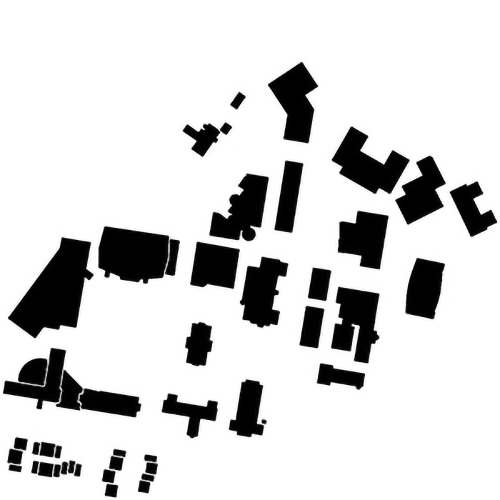
#> input picture scripts/WPI_map.jpg, 1000 x 1000 px (shown at 1/2 size)
$ python main.py   (older library calls are emulated)
#> lines starting #> are read from the running program, lines starting #| are printed output that depends on the picture; after the words box and inside, x2 and y2 are one past the last pixel; in counts of white or black regions, pixels touching at a corner belong together
### scripts/PRM.py
# Standard Algorithm Implementation
# Sampling-based Algorithms PRM

import matplotlib.pyplot as plt
import numpy as np
import networkx as nx
from scipy import spatial
from networkx.classes.function import neighbors
import math

# Class for PRM
class PRM:
    # Constructor
    def __init__(self, map_array):
        self.map_array = map_array            # map array, 1->free, 0->obstacle
        self.size_row = map_array.shape[0]    # map size
        self.size_col = map_array.shape[1]    # map size

        self.samples = []                     # list of sampled points
        self.graph = nx.Graph()               # constructed graph
        self.path = []                        # list of nodes of the found path
        self.dist_threshold = 0
        self.search_radius = 0

    # [382 lines left out: functions check_collision, dis, uniform_sample, random_sample, gaussian_sample, bridge_sample and 3 more, not called in this run]


### scripts/RRT.py
# Standard Algorithm Implementation
# Sampling-based Algorithms RRT and RRT*

import matplotlib.pyplot as plt
import numpy as np
from scipy import spatial
import sys
from networkx.classes.function import neighbors


# Class for each tree node
class Node:
    def __init__(self, row, col):
        self.row = row        # coordinate
        self.col = col        # coordinate
        self.parent = None    # parent node
        self.cost = 0.0       # cost


# Class for RRT
class RRT:
    # Constructor
    def __init__(self, map_array, start, goal):
        self.map_array = map_array            # map array, 1->free, 0->obstacle
        self.size_row = map_array.shape[0]    # map size
        self.size_col = map_array.shape[1]    # map size

        self.start = Node(start[0], start[1]) # start node
        self.goal = Node(goal[0], goal[1])    # goal node
        self.vertices = []                    # list of nodes
        self.found = False                    # found flag


    def init_map(self):
        '''Intialize the map before each search
        '''
        self.found = False
        self.vertices = []
        self.vertices.append(self.start)


    def dis(self, node1, node2):
        '''Calculate the euclidean distance between two nodes
        arguments:
            node1 - node 1
            node2 - node 2

        return:
            euclidean distance between two nodes
        '''
        ### YOUR CODE HERE ###
        return spatial.distance.euclidean((node1.row, node1.col),
                                          (node2.row, node2.col))


    def check_collision(self, node1, node2):
        '''Check if the path between two nodes collide with obstacles
        arguments:
            node1 - node 1
            node2 - node 2

        return:
            True if the new node is valid to be connected
        '''
        ### YOUR CODE HERE ###
        pts = zip(np.linspace(node1.row, node2.row).astype(int), np.linspace(node1.col, node2.col).astype(int))

        for p in pts:
            if self.map_array[p[0], p[1]] == 0:
                return True
        return False


    def get_new_point(self, goal_bias):
        '''Choose the goal or generate a random point
        arguments:
            goal_bias - the possibility of choosing the goal instead of a random point

        return:
            point - the new point qrand=[row, col]
        '''
        ### YOUR CODE HERE ###
        # LOGIC:
        # Create list of 10 elements with random size
        # Change the last element with goal
        # Create a probability list of 10 elements each representing its probability..
        # last elem will have goal_bias probability.. rest will have the remaining 1-goal_bias probabolity equally distributed
        sample_size = 10
        rng = np.random.default_rng()
        pos = rng.integers(0, self.size_row-1, (sample_size,2))
        pos[-1] = [self.goal.row, self.goal.col]
        prob = [(1-goal_bias)/(sample_size-1)]*sample_size
        prob[-1] = goal_bias
        # Use np.random.choice fn
        qrand_ind = (np.random.choice(range(sample_size), p=prob))
        qrand = pos[qrand_ind]

        return qrand


    def get_nearest_node(self, point):
        '''Find the nearest node in self.vertices with respect to the new point
        arguments:
            point - the new point

        return:
            the nearest node
        '''
        ### YOUR CODE HERE ###
        qrand_node = Node(point[0], point[1])

        min = (None, sys.maxsize)     # Node, dist_from_goal
        for node in self.vertices:
            dist = self.dis(qrand_node, node)
            if dist < min[1]:
                min = (node, dist)

        return min[0]


    # [81 lines left out: functions get_neighbors, rewire, draw_map, not called in this run]


    def smoothen_path(self):
        fig, ax = plt.subplots(1)
        img = 255 * np.dstack((self.map_array, self.map_array, self.map_array))
        ax.imshow(img)

        # Draw Trees or Sample points
        for node in self.vertices[1:-1]:
            plt.plot(node.col, node.row, markersize=3, marker='o', color='y')
            plt.plot([node.col, node.parent.col], [node.row, node.parent.row], color='y')

        cur = self.goal
        mid2 = self.goal # slow tail node to find 33%
        mid1 = self.goal # slow tail node to find 66%
        i = 1
        while cur.col != self.start.col or cur.row != self.start.row:
            plt.plot([cur.col, cur.parent.col], [cur.row, cur.parent.row], color='b')
            cur = cur.parent
            plt.plot(cur.col, cur.row, markersize=3, marker='o', color='b')

            if i>1 and i%2==0:
                mid1 = mid1.parent
            elif i>1 and i%3==0:
                mid2 = mid2.parent
            i = i+1

        # Draw start and goal
        plt.plot(self.start.col, self.start.row, markersize=5, marker='o', color='g')
        plt.plot(self.goal.col, self.goal.row, markersize=5, marker='o', color='g')
        plt.plot(mid1.col, mid1.row, markersize=5, marker='o', color='g')
        plt.plot(mid2.col, mid2.row, markersize=5, marker='o', color='g')

        # Draw cubic Beizer curve
        p0 = np.array([self.start.row, self.start.col])
        p1 = np.array([mid1.row, mid1.col])
        p2 = np.array([mid2.row, mid2.col])
        p3 = np.array([self.goal.row, self.goal.col])
        Cold_x = self.start.row
        Cold_y = self.start.col
        for t in np.linspace(0.1,1,20):
            C_x = (1-t)**3*p0[0] + 3*(1-t)**2*t*p1[0] + 3*(1-t)*t**2*p2[0] + t**3*p3[0]
            C_y = (1-t)**3*p0[1] + 3*(1-t)**2*t*p1[1] + 3*(1-t)*t**2*p2[1] + t**3*p3[1]
            plt.plot([C_y, Cold_y], [C_x, Cold_x], color='r')
            plt.plot(C_y, C_x, markersize=10, marker='x', color='r')
            Cold_x = C_x
            Cold_y = C_y

        # show image
        plt.show()

    # Ref: https://journals.sagepub.com/doi/pdf/10.1177/0278364911406761
    def RRT(self, n_pts=1000):
        '''RRT main search function
        arguments:
            n_pts - number of points try to sample,
                    not the number of final sampled points

        In each step, extend a new node if possible, and check if reached the goal
        '''
        # Remove previous result
        self.init_map()

        ### YOUR CODE HERE ###

        # In each step,
        # get a new point,
        # get its nearest node,
        # extend the node and check collision to decide whether to add or drop,
        # if added, check if reach the neighbor region of the goal.

        goal_region = 10
        goal_bias = 0.1
        nn_dist_threshold = 35
        # Stop when within the goal range or when max_itr reached
        itr = 0
        self.vertices.clear()
        self.vertices.append(self.start)
        while ( self.dis(self.vertices[-1], self.goal) >  goal_region or itr < n_pts ):
            itr = itr+1
            qrand = self.get_new_point(goal_bias)
            qrand_node = Node(qrand[0], qrand[1])
            q_nnode = self.get_nearest_node(qrand)         # q_nnode --> nearest node in tree

            dist = self.dis(q_nnode, qrand_node)
            if (dist < nn_dist_threshold):
                if self.check_collision(q_nnode, qrand_node) is False:
                    qrand_node.parent = q_nnode
                    qrand_node.cost = q_nnode.cost + dist
                    self.vertices.append(qrand_node)

        # set found flag
        q_nnode = self.vertices[-1]     # nearest node to goal
        if self.dis(q_nnode, self.goal) <=  goal_region:
            self.goal.parent = q_nnode
            self.goal.cost = q_nnode.cost + self.dis(q_nnode, self.goal)
            self.found = True

        # Output
        if self.found:
            steps = len(self.vertices) - 2
            length = self.goal.cost
            print("----------------------%s------------------------" % "RRT")
            print("It took %d nodes to find the current path" %steps)
            print("The path length is %.2f" %length)
            print("----------------------------------------------------------------")

        else:
            print("No path found")

        # Draw result
        # self.draw_map()
        self.smoothen_path()


    # Ref: https://journals.sagepub.com/doi/pdf/10.1177/0278364911406761
    # [65 lines left out: function RRT_star, not called in this run]

### scripts/main.py
# Main and helper function

from PIL import Image
import numpy as np
from RRT import RRT
from PRM import PRM

import matplotlib.pyplot as plt


def load_map(file_path, resolution_scale):
    ''' Load map from an image and return a 2D binary numpy array
        where 0 represents obstacles and 1 represents free space
    '''
#> called with file_path = 'WPI_map.jpg', resolution_scale = 0.3
    # Load the image with grayscale
    img = Image.open(file_path).convert('L')
    # Rescale the image
    size_x, size_y = img.size
#> size_x = 1000; size_y = 1000
    new_x, new_y  = int(size_x*resolution_scale), int(size_y*resolution_scale)
#> new_x = 300; new_y = 300
    img = img.resize((new_x, new_y), Image.ANTIALIAS)
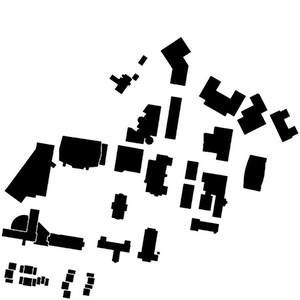
#> img: PIL image 300x300 L; min 0, max 255, mean 212.5

    map_array = np.asarray(img, dtype='uint8')

    # Get bianry image
    threshold = 127
    map_array = 1 * (map_array > threshold)
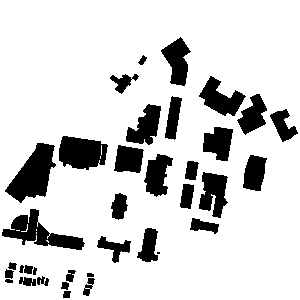
#> map_array: shape (300, 300) int64; values 0 (black) and 1 (white), 83.4% white; 36 black regions (1 under 20 px), largest, box (x1, y1, x2, y2) and area: (5, 143, 56, 203) 1629, (2, 209, 85, 250) 1345, (59, 136, 108, 170) 1256

    np.set_printoptions(threshold=np.inf)
    # print(map_array)

    # Result 2D numpy array
    return map_array


if __name__ == "__main__":
    # Load the map
    start = (200, 75)
    goal  = (30, 250)
    map_array = load_map("WPI_map.jpg", 0.3)

    # # Planning class
    PRM_planner = PRM(map_array)
    RRT_planner = RRT(map_array, start, goal)
    # [12 lines of commented-out code are left out]
    RRT_planner.RRT(n_pts=1000)
#| It took 510 nodes to find the current path
#> in smoothen_path, `plt.show()`:
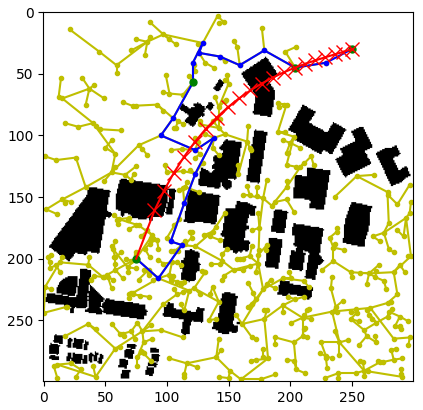
#> figure drawn by matplotlib, 1 panel
    # RRT_planner.RRT_star(n_pts=2000)
